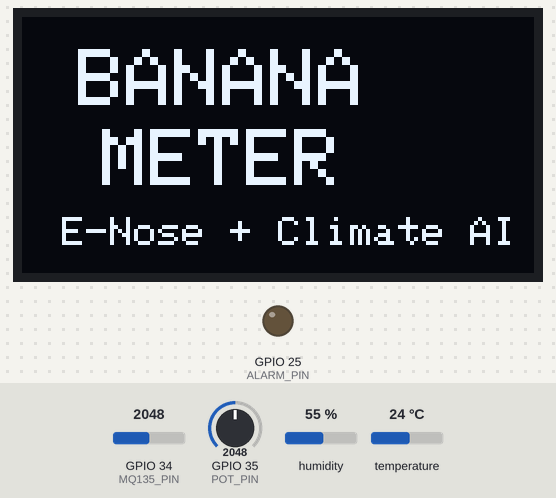
Recording of a sketch running on a simulated ESP32. Shown: 128×64 one-colour display, output pins drawn as LEDs (lit = HIGH). The test bench sets the inputs (shaded band); at power-on: GPIO 34 (MQ135_PIN) = 2048, GPIO 35 (POT_PIN) = 2048, humidity 55 %, temperature 24 °C (analog values on the 0–4095 scale). What the sketch prints to the serial monitor is not drawn.

Above: at 0.6 s.
At 3.5 s:
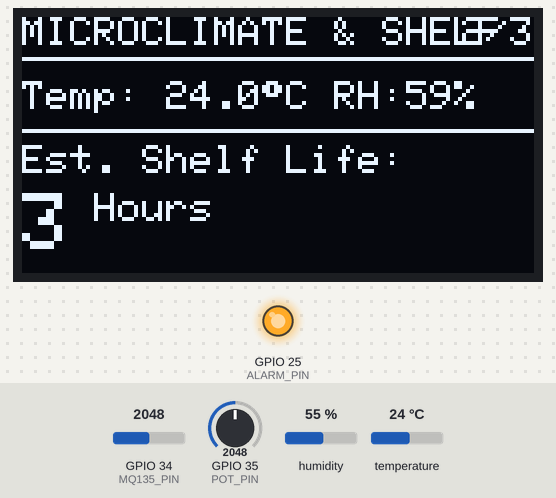
3.6 s: GPIO 34 (MQ135_PIN) set to 729
At 11.3 s:
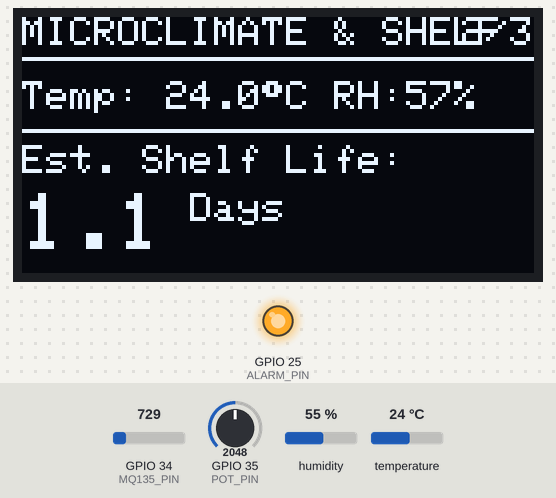
12.0 s: GPIO 34 (MQ135_PIN) set to 652
20.6 s: GPIO 35 (POT_PIN) set to 2780
25.9 s: GPIO 35 (POT_PIN) set to 2893
At 27.1 s:
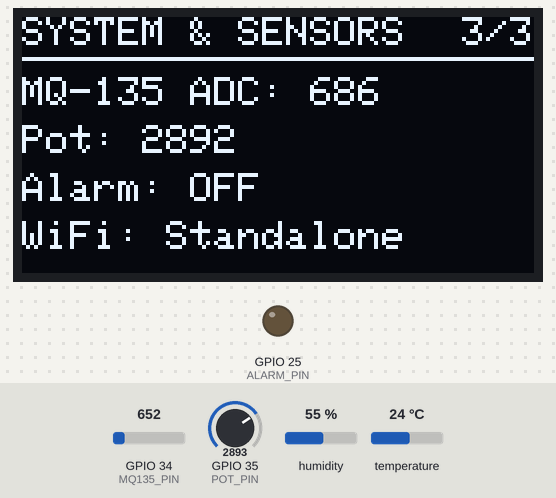
30.0 s: GPIO 35 (POT_PIN) set to 2642
At 31.5 s:
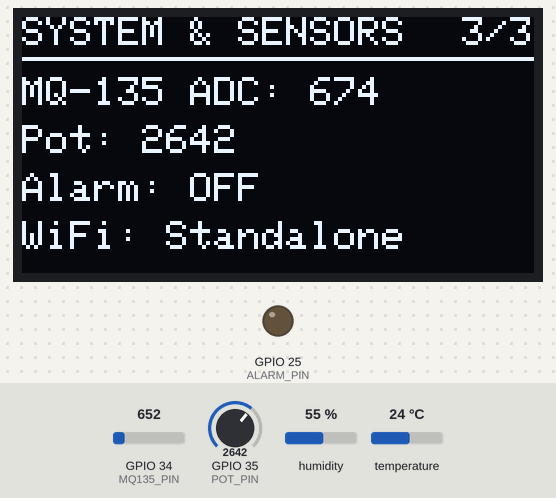
31.8 s: GPIO 35 (POT_PIN) set to 2540
At 32.8 s:
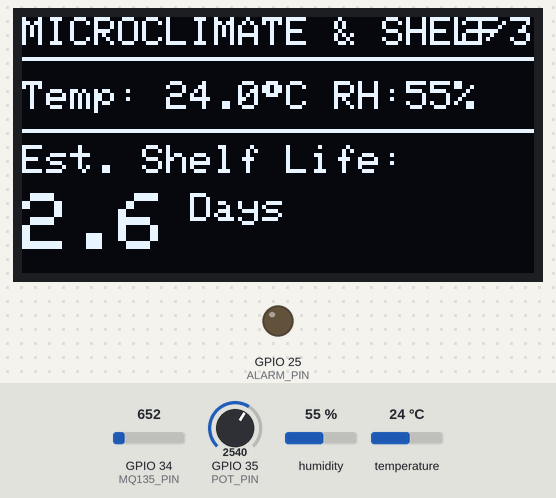
Timing chart, 0 to 34.3 s (numbered marks = the images above; inputs shaded):
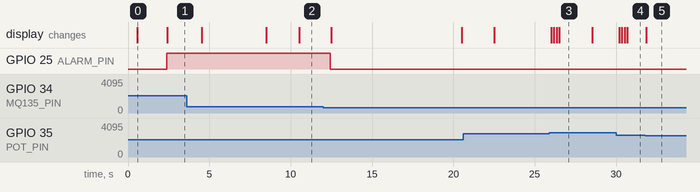

The sketch:

banana_mq135.ino
```cpp
#include <Wire.h>
#include <WiFi.h>
#include <HTTPClient.h>
#include <Adafruit_GFX.h>
#include <DHT.h>

// ---------------------------------------------------------------------------------
// 1. OLED selection
// ---------------------------------------------------------------------------------
#define USE_SH1106   true   // true = 1.3" SH1106, false = 0.96" SSD1306

#if USE_SH1106
  #include <Adafruit_SH110X.h>
  Adafruit_SH1106G display(128, 64, &Wire, -1);
  #define OLED_COLOR SH110X_WHITE
#else
  #include <Adafruit_SSD1306.h>
  Adafruit_SSD1306 display(128, 64, &Wire, -1);
  #define OLED_COLOR SSD1306_WHITE
#endif

#define OLED_I2C_ADDR 0x3C

// ---------------------------------------------------------------------------------
// 2. Pins
// ---------------------------------------------------------------------------------
#define I2C_SDA_PIN    21
#define I2C_SCL_PIN    22
#define MQ135_PIN      34
#define POT_PIN        35
#define DHT_PIN        4
#define ALARM_PIN      25

// FIX: your header says DHT11, but the code was set to DHT22.
// A wrong type gives wrong or NaN readings. Set this to match your sensor.
#define DHT_TYPE       DHT11
DHT dht(DHT_PIN, DHT_TYPE);

// ---------------------------------------------------------------------------------
// 3. Wi-Fi
// ---------------------------------------------------------------------------------
const char* WIFI_SSID     = "YOUR_WIFI_SSID";
const char* WIFI_PASSWORD = "YOUR_WIFI_PASSWORD";
const char* SERVER_URL    = "http://172.17.109.87:5000/api/sensor";

const bool ENABLE_WIFI = false;

// ---------------------------------------------------------------------------------
// 4. Calibration constants
// ---------------------------------------------------------------------------------
float r0_baseline = 76.0;     // clean-air resistance (kOhm) - tune for your sensor
const float RL_VAL = 10.0;    // load resistor on MQ-135 board (kOhm)

// If your MQ-135 module is powered from 5V, its output can reach 5V, which is
// too high for the ESP32 pin (max 3.3V). Use a voltage divider, then set:
//   MQ_VCC = 5.0, ADC_DIVIDER = (R1+R2)/R2  (e.g. 1.5 for 10k + 20k)
// Defaults below keep the old behaviour (3.3V module, no divider).
const float MQ_VCC      = 3.3;
const float ADC_DIVIDER = 1.0;

float smoothedMqRaw   = 800.0;
float smoothedTemp    = 24.0;
float smoothedHum     = 60.0;
float vocIndex        = 0.0;
float shelfLifeDays   = 4.0;
String ripenessState  = "Checking...";

unsigned long lastSensorRead = 0;
unsigned long lastHttpSync   = 0;
unsigned long lastDraw       = 0;
unsigned long lastWifiTry    = 0;
bool alarmActive = false;

// UI state
float potSmoothed = 0;
int currentScreen = 0;

// ---------------------------------------------------------------------------------
// MQ-135 temperature & humidity compensation
// ---------------------------------------------------------------------------------
float getMqCorrectionFactor(float tempC, float humPct) {
  if (isnan(tempC) || tempC < -10 || tempC > 60) tempC = 20.0;
  if (isnan(humPct) || humPct < 0 || humPct > 100) humPct = 65.0;

  float factor = 1.0 + 0.02 * (tempC - 20.0) - 0.005 * (humPct - 65.0);
  if (factor < 0.4) factor = 0.4;
  if (factor > 1.8) factor = 1.8;
  return factor;
}

// ---------------------------------------------------------------------------------
// Ripeness & shelf-life model (Q10)
// ---------------------------------------------------------------------------------
void calculateRipenessAndShelfLife(float vocCompensated, float tempC, float humPct) {
  if (vocCompensated < 25.0) {
    ripenessState = "UNRIPE";
    shelfLifeDays = 6.0;
  } else if (vocCompensated < 50.0) {
    ripenessState = "FRESH/RIPE";
    shelfLifeDays = 3.5;
  } else if (vocCompensated < 75.0) {
    ripenessState = "OVERRIPE";
    shelfLifeDays = 1.5;
  } else {
    ripenessState = "SPOILED";
    shelfLifeDays = 0.2;
  }

  float deltaT = tempC - 20.0;
  float tempFactor = pow(2.2, deltaT / 10.0);
  if (tempFactor < 0.5) tempFactor = 0.5;
  if (tempFactor > 3.5) tempFactor = 3.5;

  float humFactor = 1.0;
  if (humPct > 80.0) humFactor = 1.4;
  else if (humPct < 45.0) humFactor = 1.2;

  shelfLifeDays = shelfLifeDays / (tempFactor * humFactor);
  if (shelfLifeDays < 0.1) shelfLifeDays = 0.1;
}

// ---------------------------------------------------------------------------------
// Setup
// ---------------------------------------------------------------------------------
void setup() {
  Serial.begin(115200);
  delay(500);
  Serial.println("\n[Banana Meter] Initializing...");

  pinMode(MQ135_PIN, INPUT);
  pinMode(POT_PIN, INPUT);
  pinMode(ALARM_PIN, OUTPUT);
  digitalWrite(ALARM_PIN, LOW);

  analogReadResolution(12);
  analogSetPinAttenuation(MQ135_PIN, ADC_11db);
  analogSetPinAttenuation(POT_PIN, ADC_11db);

  Wire.begin(I2C_SDA_PIN, I2C_SCL_PIN);
  #if USE_SH1106
    if (!display.begin(OLED_I2C_ADDR, true)) {
      Serial.println("[ERR] SH1106 OLED not found!");
    }
  #else
    if (!display.begin(SSD1306_SWITCHCAPVCC, OLED_I2C_ADDR)) {
      Serial.println("[ERR] SSD1306 OLED not found!");
    }
  #endif

  dht.begin();
  potSmoothed = analogRead(POT_PIN);

  display.clearDisplay();
  display.setTextColor(OLED_COLOR);
  display.setTextSize(2);
  display.setCursor(14, 8);
  display.println("BANANA");
  display.setCursor(20, 28);
  display.println("METER");
  display.setTextSize(1);
  display.setCursor(10, 50);
  display.println("E-Nose + Climate AI");
  display.display();
  delay(1800);

  if (ENABLE_WIFI) {
    Serial.printf("[WiFi] Connecting to %s...\n", WIFI_SSID);
    WiFi.mode(WIFI_STA);
    WiFi.begin(WIFI_SSID, WIFI_PASSWORD);
  }
}

// ---------------------------------------------------------------------------------
// Drawing
// ---------------------------------------------------------------------------------
void drawProgressBar(int x, int y, int w, int h, float percent) {
  display.drawRect(x, y, w, h, OLED_COLOR);
  int fillW = (int)((w - 4) * (percent / 100.0));
  if (fillW < 0) fillW = 0;
  if (fillW > (w - 4)) fillW = w - 4;
  display.fillRect(x + 2, y + 2, fillW, h - 4, OLED_COLOR);
}

void renderScreen1_E_Nose() {
  display.clearDisplay();
  display.setTextSize(1);
  display.setCursor(0, 0);
  display.print("E-NOSE VOC MONITOR");
  display.setCursor(110, 0);
  display.print("1/3");
  display.drawLine(0, 10, 127, 10, OLED_COLOR);

  display.setCursor(0, 14);
  display.print("VOC Ripening Index:");
  display.setTextSize(2);
  display.setCursor(0, 25);
  display.print((int)vocIndex);
  display.print("%");

  display.setTextSize(1);
  display.setCursor(68, 29);
  if (vocIndex < 25)       display.print("UNRIPE");
  else if (vocIndex < 50)  display.print("FRESH");
  else if (vocIndex < 75)  display.print("RIPE+");
  else                     display.print("SPOILED!");

  // FIX: bar and footer overlapped and the footer went off the screen
  drawProgressBar(0, 43, 128, 10, vocIndex);

  // FIX: footer was too long (over 21 characters) and got cut off
  display.setCursor(0, 56);
  display.print(ripenessState);
  display.setCursor(80, 56);
  display.print("R:");
  display.print((int)smoothedMqRaw);
  display.display();
}

void renderScreen2_Microclimate() {
  display.clearDisplay();
  display.setTextSize(1);
  display.setCursor(0, 0);
  display.print("MICROCLIMATE & SHELF");
  display.setCursor(110, 0);
  display.print("2/3");
  display.drawLine(0, 10, 127, 10, OLED_COLOR);

  display.setCursor(0, 16);
  display.print("Temp: ");
  display.print(smoothedTemp, 1);
  display.print((char)247);
  display.print("C");

  display.setCursor(78, 16);
  display.print("RH:");
  display.print((int)smoothedHum);
  display.print("%");

  display.drawLine(0, 28, 127, 28, OLED_COLOR);
  display.setCursor(0, 32);
  display.print("Est. Shelf Life:");

  display.setTextSize(2);
  display.setCursor(0, 44);
  if (shelfLifeDays >= 1.0) {
    display.print(shelfLifeDays, 1);
    display.setTextSize(1);
    display.print(" Days");
  } else {
    int hours = (int)(shelfLifeDays * 24.0);
    display.print(hours);
    display.setTextSize(1);
    display.print(" Hours");
  }
  display.display();
}

void renderScreen3_Diagnostics() {
  display.clearDisplay();
  display.setTextSize(1);
  display.setCursor(0, 0);
  display.print("SYSTEM & SENSORS");
  display.setCursor(110, 0);
  display.print("3/3");
  display.drawLine(0, 10, 127, 10, OLED_COLOR);

  display.setCursor(0, 15);
  display.print("MQ-135 ADC: ");
  display.print((int)smoothedMqRaw);

  display.setCursor(0, 27);
  display.print("Pot: ");
  display.print((int)potSmoothed);

  display.setCursor(0, 39);
  display.print("Alarm: ");
  display.print(alarmActive ? "ACTIVE" : "OFF");

  display.setCursor(0, 51);
  if (ENABLE_WIFI && WiFi.status() == WL_CONNECTED) {
    display.print(WiFi.localIP());
  } else if (ENABLE_WIFI) {
    display.print("WiFi: Connecting...");
  } else {
    display.print("WiFi: Standalone");
  }
  display.display();
}

// ---------------------------------------------------------------------------------
// Wi-Fi telemetry
// ---------------------------------------------------------------------------------
void sendTelemetryHttp() {
  if (!ENABLE_WIFI || WiFi.status() != WL_CONNECTED) return;

  HTTPClient http;
  http.setConnectTimeout(1000);  // FIX: default timeouts froze the screen for seconds
  http.setTimeout(1500);
  http.begin(SERVER_URL);
  http.addHeader("Content-Type", "application/json");

  String json = "{";
  json += "\"mq135\":" + String((int)smoothedMqRaw) + ",";
  json += "\"temperature\":" + String(smoothedTemp, 1) + ",";
  json += "\"humidity\":" + String(smoothedHum, 1) + ",";
  json += "\"voc_index\":" + String(vocIndex, 1) + ",";
  json += "\"pot_val\":" + String((int)potSmoothed) + ",";
  json += "\"shelf_life_days\":" + String(shelfLifeDays, 1);
  json += "}";

  int httpCode = http.POST(json);
  if (httpCode > 0) {
    Serial.printf("[HTTP] Sync OK (%d)\n", httpCode);
  } else {
    Serial.printf("[HTTP] Sync failed: %s\n", http.errorToString(httpCode).c_str());
  }
  http.end();
}

// ---------------------------------------------------------------------------------
// Loop
// ---------------------------------------------------------------------------------
void loop() {
  unsigned long now = millis();

  // 1. Sensors every 2 s
  if (now - lastSensorRead >= 2000) {
    lastSensorRead = now;

    int raw = analogRead(MQ135_PIN);
    smoothedMqRaw = 0.8 * smoothedMqRaw + 0.2 * raw;

    float t = dht.readTemperature();
    float h = dht.readHumidity();
    // FIX: old check "t > 0" threw away valid temperatures at or below 0
    if (!isnan(t)) smoothedTemp = 0.85 * smoothedTemp + 0.15 * t;
    if (!isnan(h)) smoothedHum  = 0.85 * smoothedHum  + 0.15 * h;

    float corrFactor = getMqCorrectionFactor(smoothedTemp, smoothedHum);

    // Voltage at the sensor output (undo the divider, if any)
    float vPin = (smoothedMqRaw * 3.3) / 4095.0;
    float vOut = vPin * ADC_DIVIDER;

    float rSens = 1.0;
    if (vOut > 0.05 && vOut < (MQ_VCC - 0.05)) {
      rSens = ((MQ_VCC - vOut) / vOut) * RL_VAL;
    }
    float compensatedRs = rSens / corrFactor;

    float ratio = r0_baseline / compensatedRs;
    vocIndex = constrain((ratio - 0.7) * 45.0, 0.0, 100.0);

    calculateRipenessAndShelfLife(vocIndex, smoothedTemp, smoothedHum);

    // FIX: alarm now has hysteresis so it does not buzz on and off near the limit
    if (!alarmActive && vocIndex > 72.0)      alarmActive = true;
    else if (alarmActive && vocIndex < 68.0)  alarmActive = false;
    digitalWrite(ALARM_PIN, alarmActive ? HIGH : LOW);

    Serial.printf("[DATA] Raw:%d | CompRs:%.1f | VOC:%.1f%% | T:%.1fC | RH:%.1f%% | %s | Shelf:%.1fd\n",
      (int)smoothedMqRaw, compensatedRs, vocIndex, smoothedTemp, smoothedHum,
      ripenessState.c_str(), shelfLifeDays);
  }

  // 2. Potentiometer: smoothed, with hysteresis so the screen does not flicker
  potSmoothed = 0.8 * potSmoothed + 0.2 * analogRead(POT_PIN);
  const int lo[3] = {0, 1365, 2730};
  const int hi[3] = {1365, 2730, 4096};
  const int HYST = 120;
  if (potSmoothed < lo[currentScreen] - HYST || potSmoothed >= hi[currentScreen] + HYST) {
    if (potSmoothed < 1365)      currentScreen = 0;
    else if (potSmoothed < 2730) currentScreen = 1;
    else                         currentScreen = 2;
  }

  // 3. Redraw only every 150 ms (was every 60 ms, which caused flicker)
  if (now - lastDraw >= 150) {
    lastDraw = now;
    if (currentScreen == 0)      renderScreen1_E_Nose();
    else if (currentScreen == 1) renderScreen2_Microclimate();
    else                         renderScreen3_Diagnostics();
  }

  // 4. Wi-Fi reconnect + telemetry
  if (ENABLE_WIFI) {
    if (WiFi.status() != WL_CONNECTED && now - lastWifiTry >= 10000) {
      lastWifiTry = now;
      WiFi.disconnect();
      WiFi.begin(WIFI_SSID, WIFI_PASSWORD);
    }
    if (now - lastHttpSync >= 3000) {
      lastHttpSync = now;
      sendTelemetryHttp();
    }
  }

  delay(20);
}
```

Measured:
- the behaviour switches between 2850 and 2851 on GPIO 35 (POT_PIN) (found by bisection; images 2 and 3)
- the behaviour switches between 2610 and 2609 on GPIO 35 (POT_PIN) (found by bisection; images 4 and 5)
- after the input at 3.6 s, the display: first differs from a run without the input after 6.9 s (image 2)
- after the input at 25.9 s, the display: first changes after 0.11 s (image 3 shows a later state)
- after the input at 30.0 s, the display: first changes after 0.19 s (image 4 shows a later state)
- after the input at 31.8 s, the display: changes after 0.06 s (image 5)
- what the display in image 0 shows lasts 1.8 s, from 0.6 s to 2.4 s
